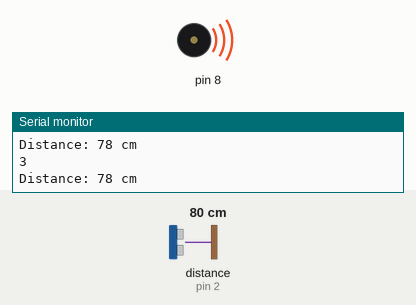
Simulated run of this sketch. Board: Arduino Uno, built with avr-gcc and run on an emulated ATmega328P. On the bench: buzzer (waves = sounding), the last lines printed to the serial monitor. Wiring (inferred from the names in the program): ultrasonic range finder: trigger pin 3; echo pin 2. Inputs (shaded band) come from the test bench; at power-on: distance to the obstacle (sensor on pin 2) 80 cm. The echo pulse lasts 58.3 µs per cm.

Above: at 1.2 s.
1.3 s: distance to the obstacle (sensor on pin 2) set to 159 cm
At 1.8 s:
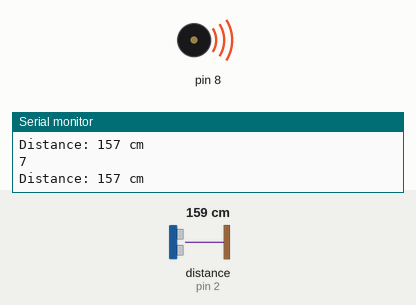
4.3 s: distance to the obstacle (sensor on pin 2) set to 164 cm
At 5.3 s:
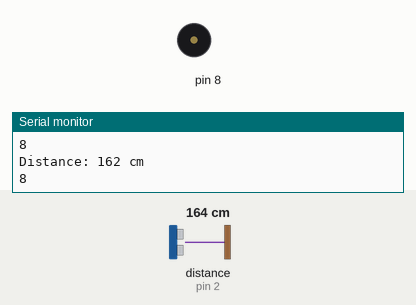
5.9 s: distance to the obstacle (sensor on pin 2) set to 2 cm
At 6.8 s:
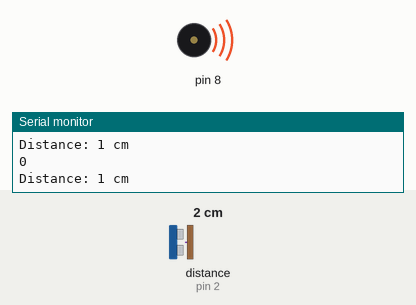
7.5 s: distance to the obstacle (sensor on pin 2) set to 250 cm
At 8.3 s:
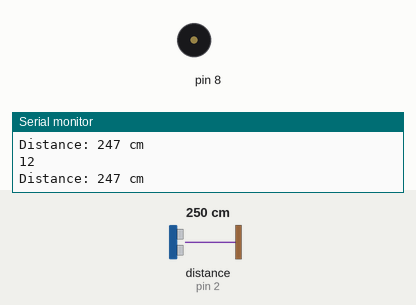
Timing chart, 0 to 10.1 s (numbered marks = the images above; inputs shaded):
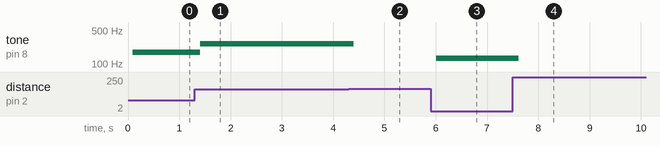

Measured:
- the behaviour switches between 161 and 162 cm on distance to the obstacle (sensor on pin 2) (found by bisection; images 1 and 2)
- after the input at 1.3 s, tone on pin 8: 174 Hz → 262 Hz after 0.11 s
- after the input at 4.3 s, tone on pin 8: 262 Hz → silent after 0.10 s
- after the input at 5.9 s, tone on pin 8: silent → 130 Hz after 0.11 s
- after the input at 7.5 s, tone on pin 8: 130 Hz → silent after 0.12 s

The sketch:

distance2.ino
```cpp
#include "pitches.h"

#define echoPin 2 // attach pin D2 Arduino to pin Echo of HC-SR04
#define trigPin 3 //attach pin D3 Arduino to pin Trig of HC-SR04

// defines variables
long duration; // variable for the duration of sound wave travel
int distance; // variable for the distance measurement

int notes [] = {NOTE_C2, NOTE_D2, NOTE_E2, NOTE_F2, NOTE_G2, NOTE_A2, NOTE_B2, NOTE_C3};

int newNoteCandidateValue = -1;
int newNoteCandidateCount = 0;

int note = -1;

void setup() {
  pinMode(trigPin, OUTPUT); // Sets the trigPin as an OUTPUT
  pinMode(echoPin, INPUT); // Sets the echoPin as an INPUT
  Serial.begin(9600); // // Serial Communication is starting with 9600 of baudrate speed
  Serial.println("Ultrasonic Sensor HC-SR04 Test"); // print some text in Serial Monitor
  Serial.println("with Arduino UNO R3");
}

void loop() {
  // Clears the trigPin condition
  digitalWrite(trigPin, LOW);
  delayMicroseconds(2);
  // Sets the trigPin HIGH (ACTIVE) for 10 microseconds
  digitalWrite(trigPin, HIGH);
  delayMicroseconds(10);
  digitalWrite(trigPin, LOW);
  // Reads the echoPin, returns the sound wave travel time in microseconds
  duration = pulseIn(echoPin, HIGH);
  // Calculating the distance
  distance = duration * 0.034 / 2; // Speed of sound wave divided by 2 (go and back)
  // Displays the distance on the Serial Monitor
  Serial.print("Distance: ");
  Serial.print(distance);
  Serial.println(" cm");

    int newNote = distance / 20;

    if (newNote == newNoteCandidateValue) {
      newNoteCandidateCount++;
    } else {
      newNoteCandidateValue = newNote;
      newNoteCandidateCount = 0;
    }

    if (newNoteCandidateCount > 3) {
      note = newNote;
    }

    Serial.println(note);
    if (note >= 0 && note < sizeof(notes) / sizeof(int)) {
      tone(8, notes[note] * 2);
    } else {
      noTone(8);
    }

  delay(10);
}
```

pitches.h
```cpp
/*************************************************

 * Public Constants

 *************************************************/

#define NOTE_B0  31
#define NOTE_C1  33
#define NOTE_CS1 35
#define NOTE_D1  37
#define NOTE_DS1 39
#define NOTE_E1  41
#define NOTE_F1  44
#define NOTE_FS1 46
#define NOTE_G1  49
#define NOTE_GS1 52
#define NOTE_A1  55
#define NOTE_AS1 58
#define NOTE_B1  62
#define NOTE_C2  65
#define NOTE_CS2 69
#define NOTE_D2  73
#define NOTE_DS2 78
#define NOTE_E2  82
#define NOTE_F2  87
#define NOTE_FS2 93
#define NOTE_G2  98
#define NOTE_GS2 104
#define NOTE_A2  110
#define NOTE_AS2 117
#define NOTE_B2  123
#define NOTE_C3  131
#define NOTE_CS3 139
#define NOTE_D3  147
#define NOTE_DS3 156
#define NOTE_E3  165
#define NOTE_F3  175
#define NOTE_FS3 185
#define NOTE_G3  196
#define NOTE_GS3 208
#define NOTE_A3  220
#define NOTE_AS3 233
#define NOTE_B3  247
#define NOTE_C4  262
#define NOTE_CS4 277
#define NOTE_D4  294
#define NOTE_DS4 311
#define NOTE_E4  330
#define NOTE_F4  349
#define NOTE_FS4 370
#define NOTE_G4  392
#define NOTE_GS4 415
#define NOTE_A4  440
#define NOTE_AS4 466
#define NOTE_B4  494
#define NOTE_C5  523
#define NOTE_CS5 554
#define NOTE_D5  587
#define NOTE_DS5 622
#define NOTE_E5  659
#define NOTE_F5  698
#define NOTE_FS5 740
#define NOTE_G5  784
#define NOTE_GS5 831
#define NOTE_A5  880
#define NOTE_AS5 932
#define NOTE_B5  988
#define NOTE_C6  1047
#define NOTE_CS6 1109
#define NOTE_D6  1175
#define NOTE_DS6 1245
#define NOTE_E6  1319
#define NOTE_F6  1397
#define NOTE_FS6 1480
#define NOTE_G6  1568
#define NOTE_GS6 1661
#define NOTE_A6  1760
#define NOTE_AS6 1865
#define NOTE_B6  1976
#define NOTE_C7  2093
#define NOTE_CS7 2217
#define NOTE_D7  2349
#define NOTE_DS7 2489
#define NOTE_E7  2637
#define NOTE_F7  2794
#define NOTE_FS7 2960
#define NOTE_G7  3136
#define NOTE_GS7 3322
#define NOTE_A7  3520
#define NOTE_AS7 3729
#define NOTE_B7  3951
#define NOTE_C8  4186
#define NOTE_CS8 4435
#define NOTE_D8  4699
#define NOTE_DS8 4978
```
